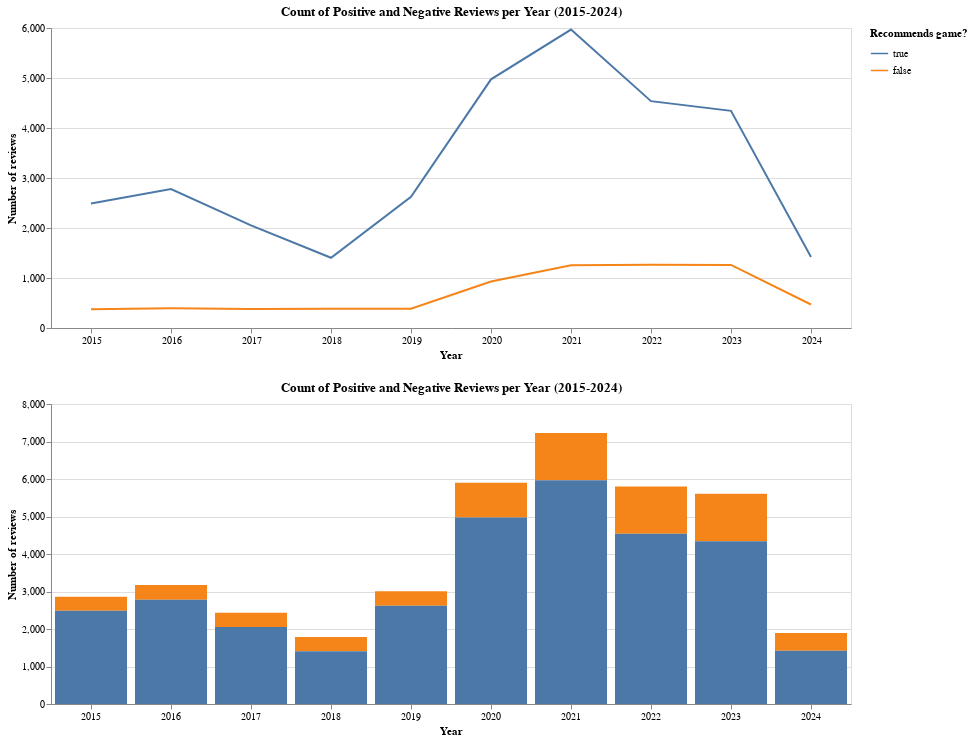

The notebook cell this image was saved under:
### Markdown cell above
Proportions of those who don't and do recommend DS2 in each of the years:

### Code cell
yr_props = reviews.groupby(['year', 'voted_up'])[['review']].count().reset_index()
yr_props['total_reviews'] = yr_props.groupby('year')['review'].transform('sum')
yr_props['proportion'] = yr_props['review'] / yr_props['total_reviews']

yr_count_dist_line = alt.Chart(yr_props).mark_line().encode(
    alt.X('year:N', axis=alt.Axis(labelAngle=0)).title('Year'),
    alt.Y('review').title('Number of reviews'),
    alt.Color('voted_up', legend=alt.Legend(title='Recommends game?', symbolSize=300), sort=[True, False])
).properties(
    width=800,
    height=300,
    title="Count of Positive and Negative Reviews per Year (2015-2024)"
)

yr_count_dist_bar = alt.Chart(yr_props).mark_bar().encode(
    alt.X('year:N', axis=alt.Axis(labelAngle=0)).title('Year'),
    alt.Y('review').title('Number of reviews'),
    alt.Color('voted_up', legend=alt.Legend(title='Recommends game?', symbolSize=300), sort=[True, False])
).properties(
    width=800,
    height=300,
    title="Count of Positive and Negative Reviews per Year (2015-2024)"
)

(
    (yr_count_dist_line & yr_count_dist_bar)
)

### Figure 1 — Vega-Lite specification as saved in the notebook (floating-point values rounded to 4 significant figures)
{"config": {"view": {"continuousWidth": 300, "continuousHeight": 300}}, "vconcat": [{"mark": {"type": "line"}, "encoding": {"color": {"field": "voted_up", "legend": {"symbolSize": 300, "title": "Recommends game?"}, "sort": [true, false], "type": "nominal"}, "x": {"axis": {"labelAngle": 0}, "field": "year", "title": "Year", "type": "nominal"}, "y": {"field": "review", "title": "Number of reviews", "type": "quantitative"}}, "height": 300, "title": "Count of Positive and Negative Reviews per Year (2015-2024)", "width": 800}, {"mark": {"type": "bar"}, "encoding": {"color": {"field": "voted_up", "legend": {"symbolSize": 300, "title": "Recommends game?"}, "sort": [true, false], "type": "nominal"}, "x": {"axis": {"labelAngle": 0}, "field": "year", "title": "Year", "type": "nominal"}, "y": {"field": "review", "title": "Number of reviews", "type": "quantitative"}}, "height": 300, "title": "Count of Positive and Negative Reviews per Year (2015-2024)", "width": 800}], "data": {"name": "data-5f6aba4535fef9740e439fff5354639d"}, "$schema": "https://vega.github.io/schema/vega-lite/v5.16.3.json", "datasets": {"data-5f6aba4535fef9740e439fff5354639d": [{"year": 2015, "voted_up": false, "review": 374, "total_reviews": 2863, "proportion": 0.1306}, {"year": 2015, "voted_up": true, "review": 2489, "total_reviews": 2863, "proportion": 0.8694}, {"year": 2016, "voted_up": false, "review": 393, "total_reviews": 3173, "proportion": 0.1239}, {"year": 2016, "voted_up": true, "review": 2780, "total_reviews": 3173, "proportion": 0.8761}, {"year": 2017, "voted_up": false, "review": 380, "total_reviews": 2432, "proportion": 0.1562}, {"year": 2017, "voted_up": true, "review": 2052, "total_reviews": 2432, "proportion": 0.8438}, {"year": 2018, "voted_up": false, "review": 385, "total_reviews": 1789, "proportion": 0.2152}, {"year": 2018, "voted_up": true, "review": 1404, "total_reviews": 1789, "proportion": 0.7848}, {"year": 2019, "voted_up": false, "review": 385, "total_reviews": 3007, "proportion": 0.128}, {"year": 2019, "voted_up": true, "review": 2622, "total_reviews": 3007, "proportion": 0.872}, {"year": 2020, "voted_up": false, "review": 930, "total_reviews": 5903, "proportion": 0.1575}, {"year": 2020, "voted_up": true, "review": 4973, "total_reviews": 5903, "proportion": 0.8425}, {"year": 2021, "voted_up": false, "review": 1257, "total_reviews": 7225, "proportion": 0.174}, {"year": 2021, "voted_up": true, "review": 5968, "total_reviews": 7225, "proportion": 0.826}, {"year": 2022, "voted_up": false, "review": 1264, "total_reviews": 5801, "proportion": 0.2179}, {"year": 2022, "voted_up": true, "review": 4537, "total_reviews": 5801, "proportion": 0.7821}, {"year": 2023, "voted_up": false, "review": 1262, "total_reviews": 5605, "proportion": 0.2252}, {"year": 2023, "voted_up": true, "review": 4343, "total_reviews": 5605, "proportion": 0.7748}, {"year": 2024, "voted_up": false, "review": 470, "total_reviews": 1891, "proportion": 0.2485}, {"year": 2024, "voted_up": true, "review": 1421, "total_reviews": 1891, "proportion": 0.7515}]}}
